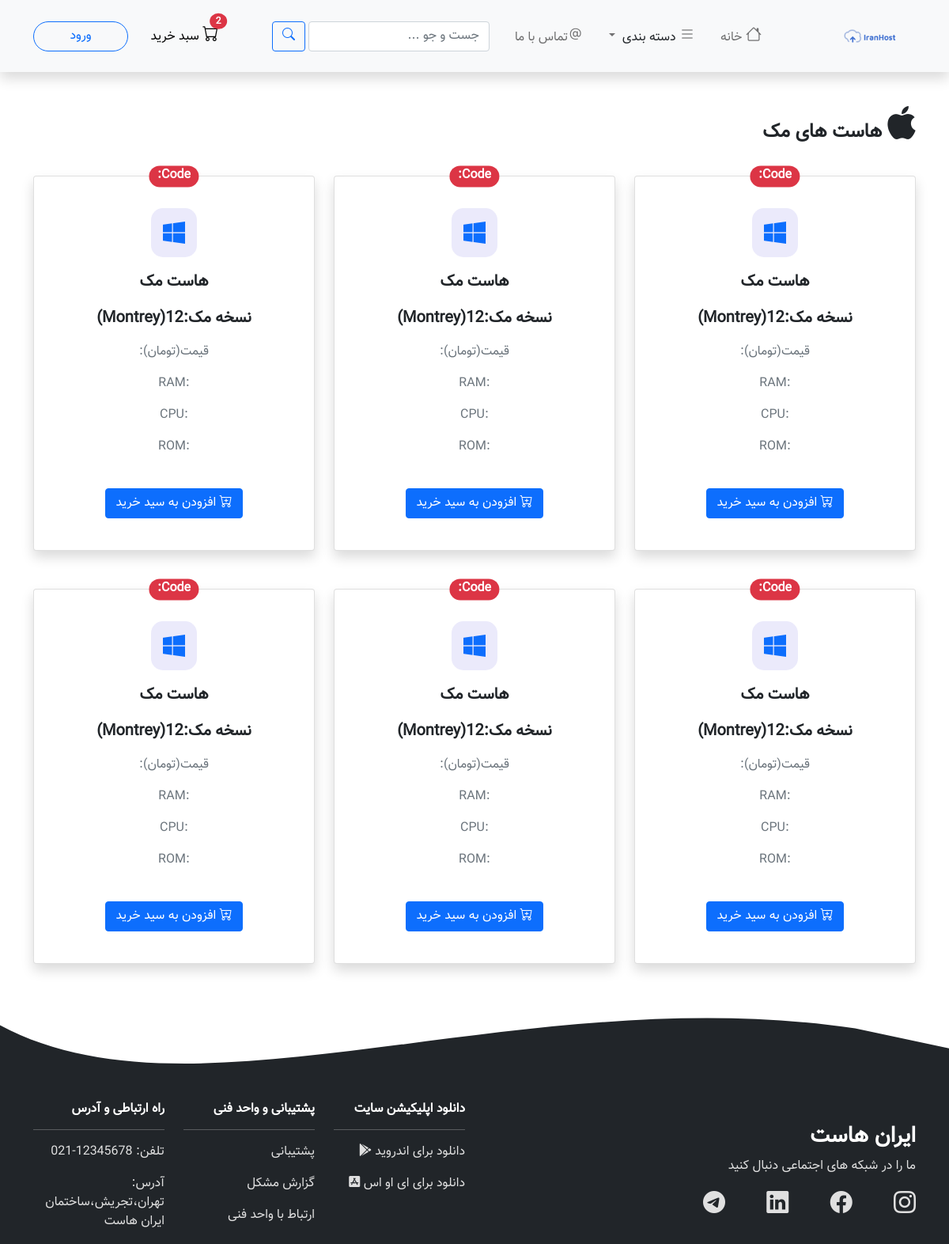
Before: /mac.php with the older database file.
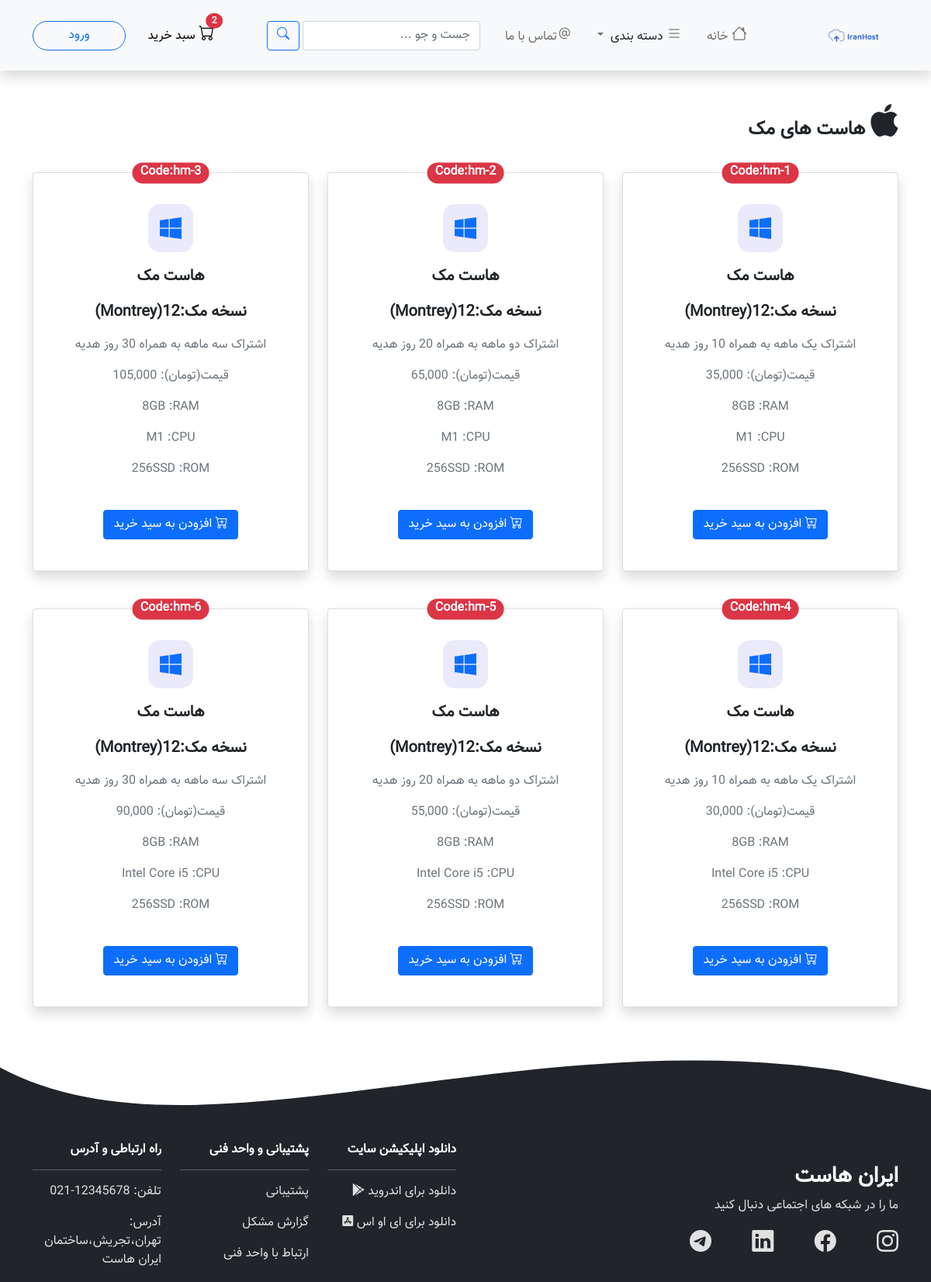
After: the same page with the newer database file.
### tables this page shows
CREATE TABLE IF NOT EXISTS `machost` (
  `code` varchar(10) NOT NULL,
  `title` varchar(40) NOT NULL,
  `price` varchar(10) NOT NULL,
  `ram` varchar(10) NOT NULL,
  `cpu` varchar(20) NOT NULL,
  `rom` varchar(15) NOT NULL
);

### mac.php (the view, shortened to what the changed rows need)
<?php
try {
    $link = mysqli_connect("localhost", "root", "", "hostsite");
} catch (Exception $exception) {
    echo $exception;
}
mysqli_query($link,"SET NAMES utf8");
?>
<!DOCTYPE html>
<html lang="fa" dir="rtl">
  <head>
    <link
      rel="stylesheet"
      href="https://cdn.jsdelivr.net/npm/bootstrap@5.1.0/dist/css/bootstrap.rtl.min.css"
    />
    <link
      rel="stylesheet"
      href="https://cdn.jsdelivr.net/npm/bootstrap-icons@1.5.0/font/bootstrap-icons.css"
    />
    <link rel="stylesheet" href="./style.css" />
  </head>
  <body>
    <section class="mt-3">
      <div class="container">
        <div class="row align-items-center">
          <div class="col-md-4">
            <div class="card text-center shadow my-4 py-4 position-relative">
              <span
                class="
                  position-absolute
                  top-0
                  start-50
                  translate-middle
                  badge
                  rounded-pill
                  bg-danger
                  fw-bold
                  fs-6
                "
              >
                <?php
                $query="SELECT * FROM machost WHERE code='hm-1' ";
                $result=mysqli_query($link,$query);
                $row=mysqli_fetch_array($result);
                ?>
                <span>Code:</span><span><?php echo $row['code']; ?></span>
              </span>
                <div class="card-body">
                    <i class="fab fa-windows icon fa-2x"></i>
                    <p class="lead card-title fw-bold my-3">هاست مک</p>
                    <p class="lead card-title fw-bold my-3">نسخه مک:12(Montrey)</p>
                    <p class="card-text text-muted">
                        <?php echo $row['title'];  ?>
                    </p>
                    <p class="card-text text-muted">
                        <span> قیمت(تومان): </span> <span><?php echo $row['price'];  ?></span>
                    </p>
                    <p class="card-text text-muted">
                        <span> <?php echo $row['ram'];  ?> </span> <span>:RAM</span>
                    </p>
                    <p class="card-text text-muted">
                        <span> <?php echo $row['cpu'];  ?> </span> <span>:CPU</span>
                    </p>
                    <p class="card-text text-muted">
                        <span><?php echo $row['rom'];  ?> </span> <span>:ROM</span>
                    </p>
                    <br />
                <button class="btn btn-primary">
                  <span><i class="bi bi-cart-plus"></i></span> افزودن به سید
                  خرید
                </button>
              </div>
            </div>
          </div>
          <div class="col-md-4">
            <div class="card text-center shadow my-4 py-4 position-relative">
              <span
                class="
                  position-absolute
                  top-0
                  start-50
                  translate-middle
                  badge
                  rounded-pill
                  bg-danger
                  fw-bold
                  fs-6
                "
              >
                 <?php
                 $query="SELECT * FROM machost WHERE code='hm-2' ";
                 $result=mysqli_query($link,$query);
                 $row=mysqli_fetch_array($result);
                 ?>
                <span>Code:</span><span><?php echo $row['code']; ?></span>
              </span>
                <div class="card-body">
                    <i class="fab fa-windows icon fa-2x"></i>
                    <p class="lead card-title fw-bold my-3">هاست مک</p>
                    <p class="lead card-title fw-bold my-3">نسخه مک:12(Montrey)</p>
                    <p class="card-text text-muted">
                        <?php echo $row['title'];  ?>
                    </p>
                    <p class="card-text text-muted">
                        <span> قیمت(تومان): </span> <span><?php echo $row['price'];  ?></span>
                    </p>
                    <p class="card-text text-muted">
                        <span> <?php echo $row['ram'];  ?> </span> <span>:RAM</span>
                    </p>
                    <p class="card-text text-muted">
                        <span> <?php echo $row['cpu'];  ?> </span> <span>:CPU</span>
                    </p>
                    <p class="card-text text-muted">
                        <span><?php echo $row['rom'];  ?> </span> <span>:ROM</span>
                    </p>
                    <br />
                <button class="btn btn-primary">
                  <span><i class="bi bi-cart-plus"></i></span> افزودن به سید
                  خرید
                </button>
              </div>
            </div>
          </div>
          <div class="col-md-4">
            <div class="card text-center shadow my-4 py-4 position-relative">
              <span
                class="
                  position-absolute
                  top-0
                  start-50
                  translate-middle
                  badge
                  rounded-pill
                  bg-danger
                  fw-bold
                  fs-6
                "
              >
                 <?php
                 $query="SELECT * FROM machost WHERE code='hm-3' ";
                 $result=mysqli_query($link,$query);
                 $row=mysqli_fetch_array($result);
                 ?>
                <span>Code:</span><span><?php echo $row['code']; ?></span>
              </span>
                <div class="card-body">
                    <i class="fab fa-windows icon fa-2x"></i>
                    <p class="lead card-title fw-bold my-3">هاست مک</p>
                    <p class="lead card-title fw-bold my-3">نسخه مک:12(Montrey)</p>
                    <p class="card-text text-muted">
                        <?php echo $row['title'];  ?>
                    </p>
                    <p class="card-text text-muted">
                        <span> قیمت(تومان): </span> <span><?php echo $row['price'];  ?></span>
                    </p>
                    <p class="card-text text-muted">
                        <span> <?php echo $row['ram'];  ?> </span> <span>:RAM</span>
                    </p>
                    <p class="card-text text-muted">
                        <span> <?php echo $row['cpu'];  ?> </span> <span>:CPU</span>
                    </p>
                    <p class="card-text text-muted">
                        <span><?php echo $row['rom'];  ?> </span> <span>:ROM</span>
                    </p>
                    <br />
                <button class="btn btn-primary">
                  <span><i class="bi bi-cart-plus"></i></span> افزودن به سید
                  خرید
                </button>
              </div>
            </div>
          </div>
        </div>
        <div class="row align-items-center">
          <div class="col-md-4">
            <div class="card text-center shadow my-4 py-4 position-relative">
              <span
                class="
                  position-absolute
                  top-0
                  start-50
                  translate-middle
                  badge
                  rounded-pill
                  bg-danger
                  fw-bold
                  fs-6
                "
              >
                <?php
                $query="SELECT * FROM machost WHERE code='hm-4' ";
                $result=mysqli_query($link,$query);
                $row=mysqli_fetch_array($result);
                ?>
                <span>Code:</span><span><?php echo $row['code']; ?></span>
              </span>
                <div class="card-body">
                    <i class="fab fa-windows icon fa-2x"></i>
                    <p class="lead card-title fw-bold my-3">هاست مک</p>
                    <p class="lead card-title fw-bold my-3">نسخه مک:12(Montrey)</p>
                    <p class="card-text text-muted">
                        <?php echo $row['title'];  ?>
                    </p>
                    <p class="card-text text-muted">
                        <span> قیمت(تومان): </span> <span><?php echo $row['price'];  ?></span>
                    </p>
                    <p class="card-text text-muted">
                        <span> <?php echo $row['ram'];  ?> </span> <span>:RAM</span>
                    </p>
                    <p class="card-text text-muted">
                        <span> <?php echo $row['cpu'];  ?> </span> <span>:CPU</span>
                    </p>
                    <p class="card-text text-muted">
                        <span><?php echo $row['rom'];  ?> </span> <span>:ROM</span>
                    </p>
                    <br />
                <button class="btn btn-primary">
                  <span><i class="bi bi-cart-plus"></i></span> افزودن به سید
                  خرید
                </button>
              </div>
            </div>
          </div>
          <div class="col-md-4">
            <div class="card text-center shadow my-4 py-4 position-relative">
              <span
                class="
                  position-absolute
                  top-0
                  start-50
                  translate-middle
                  badge
                  rounded-pill
                  bg-danger
                  fw-bold
                  fs-6
                "
              >
                 <?php
                 $query="SELECT * FROM machost WHERE code='hm-5' ";
                 $result=mysqli_query($link,$query);
                 $row=mysqli_fetch_array($result);
                 ?>
                <span>Code:</span><span><?php echo $row['code']; ?></span>
              </span>
                <div class="card-body">
                    <i class="fab fa-windows icon fa-2x"></i>
                    <p class="lead card-title fw-bold my-3">هاست مک</p>
                    <p class="lead card-title fw-bold my-3">نسخه مک:12(Montrey)</p>
                    <p class="card-text text-muted">
                        <?php echo $row['title'];  ?>
                    </p>
                    <p class="card-text text-muted">
                        <span> قیمت(تومان): </span> <span><?php echo $row['price'];  ?></span>
                    </p>
                    <p class="card-text text-muted">
                        <span> <?php echo $row['ram'];  ?> </span> <span>:RAM</span>
                    </p>
                    <p class="card-text text-muted">
                        <span> <?php echo $row['cpu'];  ?> </span> <span>:CPU</span>
                    </p>
                    <p class="card-text text-muted">
                        <span><?php echo $row['rom'];  ?> </span> <span>:ROM</span>
                    </p>
                    <br />
                <button class="btn btn-primary">
                  <span><i class="bi bi-cart-plus"></i></span> افزودن به سید
                  خرید
                </button>
              </div>
            </div>
          </div>
          <div class="col-md-4">
            <div class="card text-center shadow my-4 py-4 position-relative">
              <span
                class="
                  position-absolute
                  top-0
                  start-50
                  translate-middle
                  badge
                  rounded-pill
                  bg-danger
                  fw-bold
                  fs-6
                "
              >
                <?php
                $query="SELECT * FROM machost WHERE code='hm-6' ";
                $result=mysqli_query($link,$query);
                $row=mysqli_fetch_array($result);
                ?>
                <span>Code:</span><span><?php echo $row['code']; ?></span>
              </span>
                <div class="card-body">
                    <i class="fab fa-windows icon fa-2x"></i>
                    <p class="lead card-title fw-bold my-3">هاست مک</p>
                    <p class="lead card-title fw-bold my-3">نسخه مک:12(Montrey)</p>
                    <p class="card-text text-muted">
                        <?php echo $row['title'];  ?>
                    </p>
                    <p class="card-text text-muted">
                        <span> قیمت(تومان): </span> <span><?php echo $row['price'];  ?></span>
                    </p>
                    <p class="card-text text-muted">
                        <span> <?php echo $row['ram'];  ?> </span> <span>:RAM</span>
                    </p>
                    <p class="card-text text-muted">
                        <span> <?php echo $row['cpu'];  ?> </span> <span>:CPU</span>
                    </p>
                    <p class="card-text text-muted">
                        <span><?php echo $row['rom'];  ?> </span> <span>:ROM</span>
                    </p>
                    <br />
                <button class="btn btn-primary">
                  <span><i class="bi bi-cart-plus"></i></span> افزودن به سید
                  خرید
                </button>
              </div>
            </div>
          </div>
        </div>
      </div>
    </section>
  </body>
</html>

Changed rows visible on the page:
added machost: code "hm-1", title "اشتراک یک ماهه به همراه 10 روز هدیه", price "35,000", ram "8GB", cpu "M1", rom "256SSD"
added machost: code "hm-2", title "اشتراک دو ماهه به همراه 20 روز هدیه", price "65,000", ram "8GB", cpu "M1", rom "256SSD"
added machost: code "hm-3", title "اشتراک سه ماهه به همراه 30 روز هدیه", price "105,000", ram "8GB", cpu "M1", rom "256SSD"
added machost: code "hm-4", title "اشتراک یک ماهه به همراه 10 روز هدیه", price "30,000", ram "8GB", cpu "Intel Core i5", rom "256SSD"
added machost: code "hm-5", title "اشتراک دو ماهه به همراه 20 روز هدیه", price "55,000", ram "8GB", cpu "Intel Core i5", rom "256SSD"
added machost: code "hm-6", title "اشتراک سه ماهه به همراه 30 روز هدیه", price "90,000", ram "8GB", cpu "Intel Core i5", rom "256SSD"
